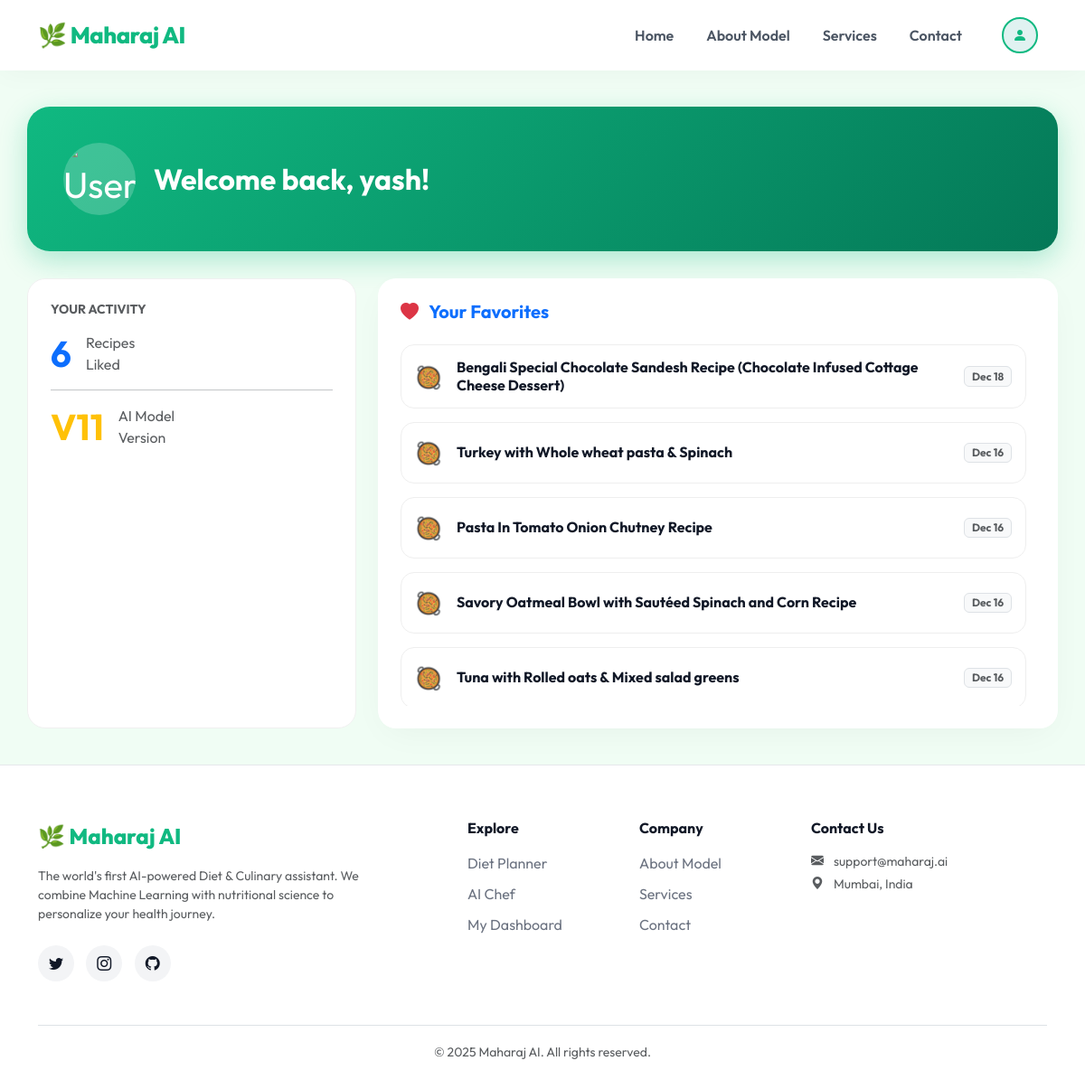
The page /dashboard/ (signed in) on the database its author committed.
### recommendations/models.py (models this page shows, shortened)
class RecipeFeedback(models.Model):
    user = models.ForeignKey(User, on_delete=models.CASCADE)
    recipe_name = models.CharField(max_length=200)
    action = models.CharField(max_length=10) # 'like'
    timestamp = models.DateTimeField(auto_now_add=True)

### recommendations/views.py (the view)
# urls.py: path('dashboard/', views.dashboard_view, name='dashboard'),
@login_required(login_url='/login/')
def dashboard_view(request):
    liked_recipes = RecipeFeedback.objects.filter(user=request.user, action='like').order_by('-timestamp')
    context = {
        'liked_recipes': liked_recipes,
        'like_count': liked_recipes.count()
    }
    return render(request, 'dashboard.html', context)

### recommendations/templates/dashboard.html (shortened to what this page needs)
{% extends 'base.html' %}
{% load static %}
{% block content %}
<div class="dash-header d-flex align-items-center animate__animated animate__fadeInDown">
    <div class="avatar-circle">
        <img src="https://thumbs.dreamstime.com/b/chef-cook-man-wearing-restaurant-uniform-hat-d-vector-avatar-cartoon-professional-kitchen-staff-round-frame-plastic-style-418073771.jpg" alt="User Avatar">
    </div>
    <div>
        <h2 class="fw-bold mb-0">Welcome back, {{ user.username }}!</h2>
    </div>
</div>
<div class="row g-4">
    <div class="col-md-4">
        <div class="stat-card animate__animated animate__fadeInUp">
            <h5 class="text-muted fw-bold text-uppercase small mb-3">Your Activity</h5>
            <div class="d-flex align-items-center mb-3">
                <h1 class="fw-bold text-primary mb-0 me-3">{{ like_count }}</h1>
                <span class="text-muted">Recipes<br>Liked</span>
            </div>
            <hr>
            <div class="d-flex align-items-center">
                <h1 class="fw-bold text-warning mb-0 me-3">V11</h1>
                <span class="text-muted">AI Model<br>Version</span>
            </div>
        </div>
    </div>
    <div class="col-md-8">
        <div class="glass-card p-4 h-100 animate__animated animate__fadeInUp" style="animation-delay: 0.2s;">
            <h5 class="text-primary fw-bold mb-4"><i class="bi bi-heart-fill text-danger me-2"></i> Your Favorites</h5>
            {% if liked_recipes %}
                <div style="max-height: 400px; overflow-y: auto; padding-right: 10px;">
                    {% for recipe in liked_recipes %}
                    <div class="recipe-list-item">
                        <div class="d-flex align-items-center">
                            <span class="fs-4 me-3">🥘</span>
                            <h6 class="mb-0 fw-bold">{{ recipe.recipe_name }}</h6>
                        </div>
                        <span class="badge bg-light text-muted border">{{ recipe.timestamp|date:"M d" }}</span>
                    </div>
                    {% endfor %}
                </div>
            {% else %}
                <div class="text-center py-5 opacity-50">
                    <div class="fs-1 mb-2">🍽️</div>
                    <p>No favorites yet.<br>Go to the <strong>AI Chef</strong> and like some recipes!</p>
                    <a href="/food/" class="btn btn-sm btn-primary rounded-pill mt-2">Find Food</a>
                </div>
            {% endif %}
        </div>
    </div>
</div>
{% endblock %}

### recommendations/templates/base.html (shortened to what this page needs)
<!DOCTYPE html>
<html lang="en">
<head>
    <link href="https://cdn.jsdelivr.net/npm/bootstrap@5.3.0/dist/css/bootstrap.min.css" rel="stylesheet">
    <link rel="stylesheet" href="https://cdnjs.cloudflare.com/ajax/libs/animate.css/4.1.1/animate.min.css"/>
    <link rel="stylesheet" href="https://cdn.jsdelivr.net/npm/bootstrap-icons@1.10.5/font/bootstrap-icons.css">
</head>
<body>
    <nav class="navbar navbar-expand-lg sticky-top">
        <div class="container">
            <a class="navbar-brand brand-text animate__animated animate__fadeInLeft" href="/">🌿 Maharaj AI</a>
            <div class="collapse navbar-collapse justify-content-end" id="navContent">
                <ul class="navbar-nav align-items-center animate__animated animate__fadeInRight">
                    <li class="nav-item"><a class="nav-link" href="/">Home</a></li>
                    <li class="nav-item"><a class="nav-link" href="/about/">About Model</a></li>
                    <li class="nav-item"><a class="nav-link" href="/services/">Services</a></li>
                    <li class="nav-item"><a class="nav-link" href="/contact/">Contact</a></li>
                    {% if user.is_authenticated %}
                    <li class="nav-item dropdown ms-3">
                        <a class="nav-link p-0" href="#" role="button" data-bs-toggle="dropdown">
                            <div class="profile-btn"><i class="bi bi-person-fill"></i></div>
                        </a>
                    </li>
                    {% else %}
                    <li class="nav-item ms-3">
                        <a href="/login/" class="btn btn-outline-success rounded-pill px-4">Login</a>
                    </li>
                    {% endif %}
                </ul>
            </div>
        </div>
    </nav>
    <div class="main-wrapper container">
        {% block content %}{% endblock %}
    </div>
    <footer>
        <div class="container">
            <div class="row g-4">
                <div class="col-lg-4">
                    <div class="footer-brand mb-3">🌿 Maharaj AI</div>
                    <p class="text-muted small">
                        The world's first AI-powered Diet & Culinary assistant.
                        We combine Machine Learning with nutritional science to personalize your health journey.
                    </p>
                    <div class="mt-4">
                        <a href="#" class="social-btn"><i class="bi bi-twitter"></i></a>
                        <a href="#" class="social-btn"><i class="bi bi-instagram"></i></a>
                        <a href="#" class="social-btn"><i class="bi bi-github"></i></a>
                    </div>
                </div>
                <div class="col-lg-2 offset-lg-1">
                    <h6 class="fw-bold mb-3">Explore</h6>
                    <a href="/diet/" class="footer-link">Diet Planner</a>
                    <a href="/food/" class="footer-link">AI Chef</a>
                    <a href="/dashboard/" class="footer-link">My Dashboard</a>
                </div>
                <div class="col-lg-2">
                    <h6 class="fw-bold mb-3">Company</h6>
                    <a href="/about/" class="footer-link">About Model</a>
                    <a href="/services/" class="footer-link">Services</a>
                    <a href="/contact/" class="footer-link">Contact</a>
                </div>
                <div class="col-lg-3">
                    <h6 class="fw-bold mb-3">Contact Us</h6>
                    <p class="small text-muted mb-1"><i class="bi bi-envelope-fill me-2"></i> support@maharaj.ai</p>
                    <p class="small text-muted"><i class="bi bi-geo-alt-fill me-2"></i> Mumbai, India</p>
                </div>
            </div>
            <div class="text-center mt-5 pt-3 border-top">
                <small class="text-muted">&copy; 2025 Maharaj AI. All rights reserved.</small>
            </div>
        </div>
    </footer>
</body>
</html>

### recommendations/templates/base.html (style rules this page uses)
:root { --primary: #10b981; --primary-dark: #047857; --accent: #34d399; --dark: #111827; --light: #f9fafb; }
body { font-family: 'Outfit', sans-serif; background: #f0fdf4; color: var(--dark); display: flex; flex-direction: column; min-height: 100vh; }
.navbar { background: rgba(255, 255, 255, 0.95); backdrop-filter: blur(12px); box-shadow: 0 4px 30px rgba(0,0,0,0.03); padding: 15px 0; }
.brand-text { font-weight: 800; color: var(--primary) !important; font-size: 1.6rem; letter-spacing: -0.5px; }
.nav-link { font-weight: 600; color: #4b5563 !important; margin: 0 10px; transition: 0.3s; position: relative; }
.nav-link::after { content: ''; position: absolute; width: 0; height: 2px; bottom: 0; left: 0; background: var(--primary); transition: width 0.3s; }
.main-wrapper { flex: 1; padding: 40px 0; }
.glass-card { background: white; border: 1px solid rgba(255,255,255,0.8); border-radius: 20px; box-shadow: 0 10px 40px -10px rgba(0,0,0,0.05); }
footer { background: white; padding: 60px 0 30px; border-top: 1px solid #e5e7eb; margin-top: auto; }
.footer-brand { font-weight: 800; color: var(--primary); font-size: 1.5rem; }
.footer-link { color: #6b7280; text-decoration: none; margin-bottom: 10px; display: block; transition: 0.2s; }
.social-btn { width: 40px; height: 40px; border-radius: 50%; background: #f3f4f6; color: var(--dark); display: inline-flex; align-items: center; justify-content: center; margin-right: 10px; transition: 0.3s; text-decoration: none; }
.profile-btn { width: 40px; height: 40px; border-radius: 50%; background: #e0f2f1; color: var(--primary); display: flex; align-items: center; justify-content: center; border: 2px solid var(--primary); transition: 0.3s; cursor: pointer; }

### recommendations/templates/dashboard.html (style rules this page uses)
.dash-header { background: linear-gradient(135deg, #10b981 0%, #047857 100%); color: white; border-radius: 25px; padding: 40px; margin-bottom: 30px; box-shadow: 0 10px 30px rgba(16, 185, 129, 0.3); }
.stat-card { background: white; border-radius: 20px; padding: 25px; height: 100%; border: 1px solid #f0f0f0; transition: 0.3s; }
.recipe-list-item { background: #fff; border-radius: 15px; padding: 15px; margin-bottom: 15px; border: 1px solid #eee; display: flex; justify-content: space-between; align-items: center; transition: 0.2s; }
.avatar-circle { width: 80px; height: 80px; background: rgba(255,255,255,0.2);overflow: hidden; border-radius: 50%; display: flex; align-items: center; justify-content: center; font-size: 2.5rem; margin-right: 20px; }
.avatar-circle img { width: 100%; height: 100%; object-fit: cover; }

### rows shown on the page
RecipeFeedback: recipe_name "Bengali Special Chocolate Sandesh Recipe (Chocolate Infused Cottage Cheese Dessert)", timestamp "Dec 18"
RecipeFeedback: recipe_name "Turkey with Whole wheat pasta & Spinach", timestamp "Dec 16"
RecipeFeedback: recipe_name "Pasta In Tomato Onion Chutney Recipe", timestamp "Dec 16"
RecipeFeedback: recipe_name "Savory Oatmeal Bowl with Sautéed Spinach and Corn Recipe", timestamp "Dec 16"
RecipeFeedback: recipe_name "Tuna with Rolled oats & Mixed salad greens", timestamp "Dec 16"

### other values the page prints
{{ user.username }} "yash"
{{ like_count }} "6"
